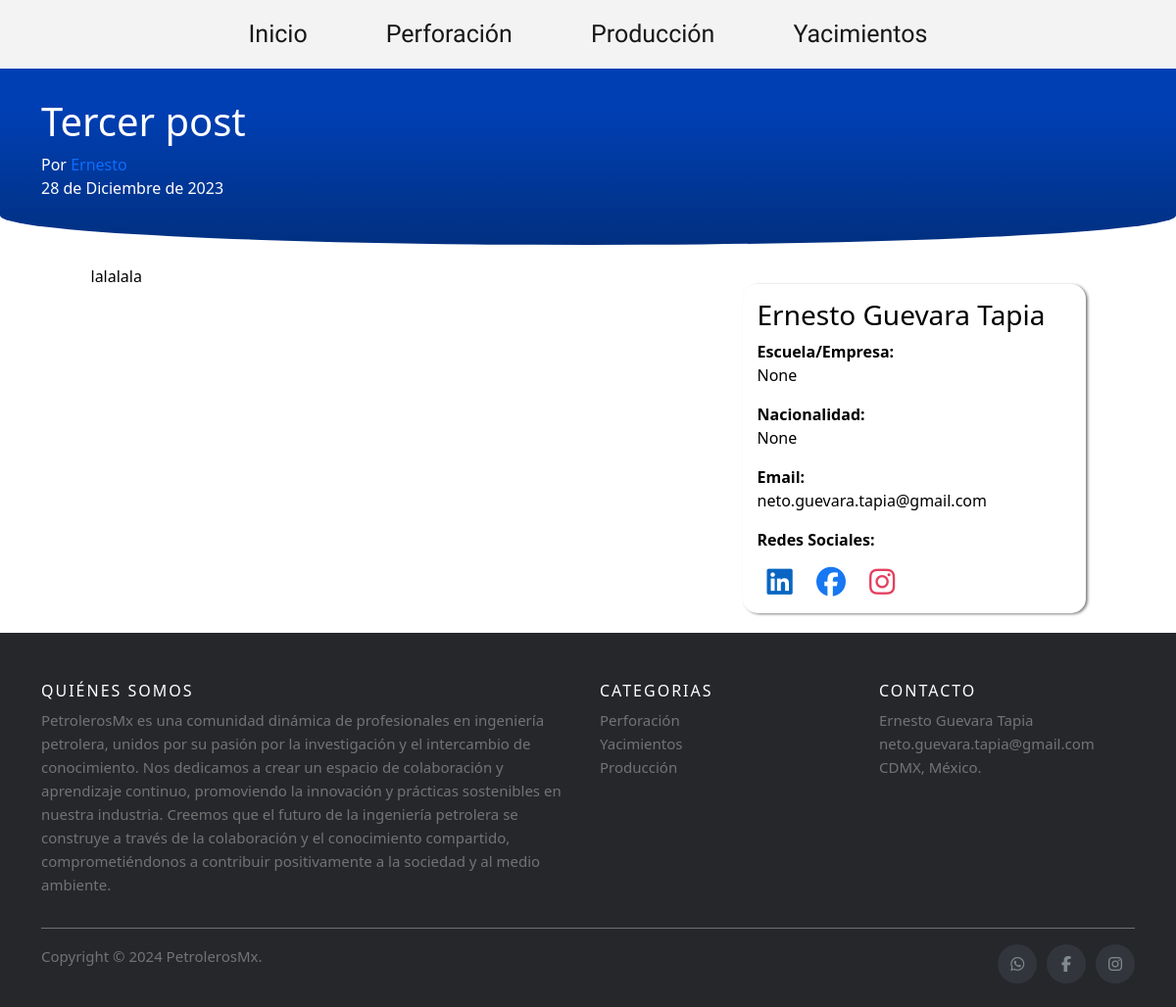
Before: /perforación/tercer-post/ with the older database file.
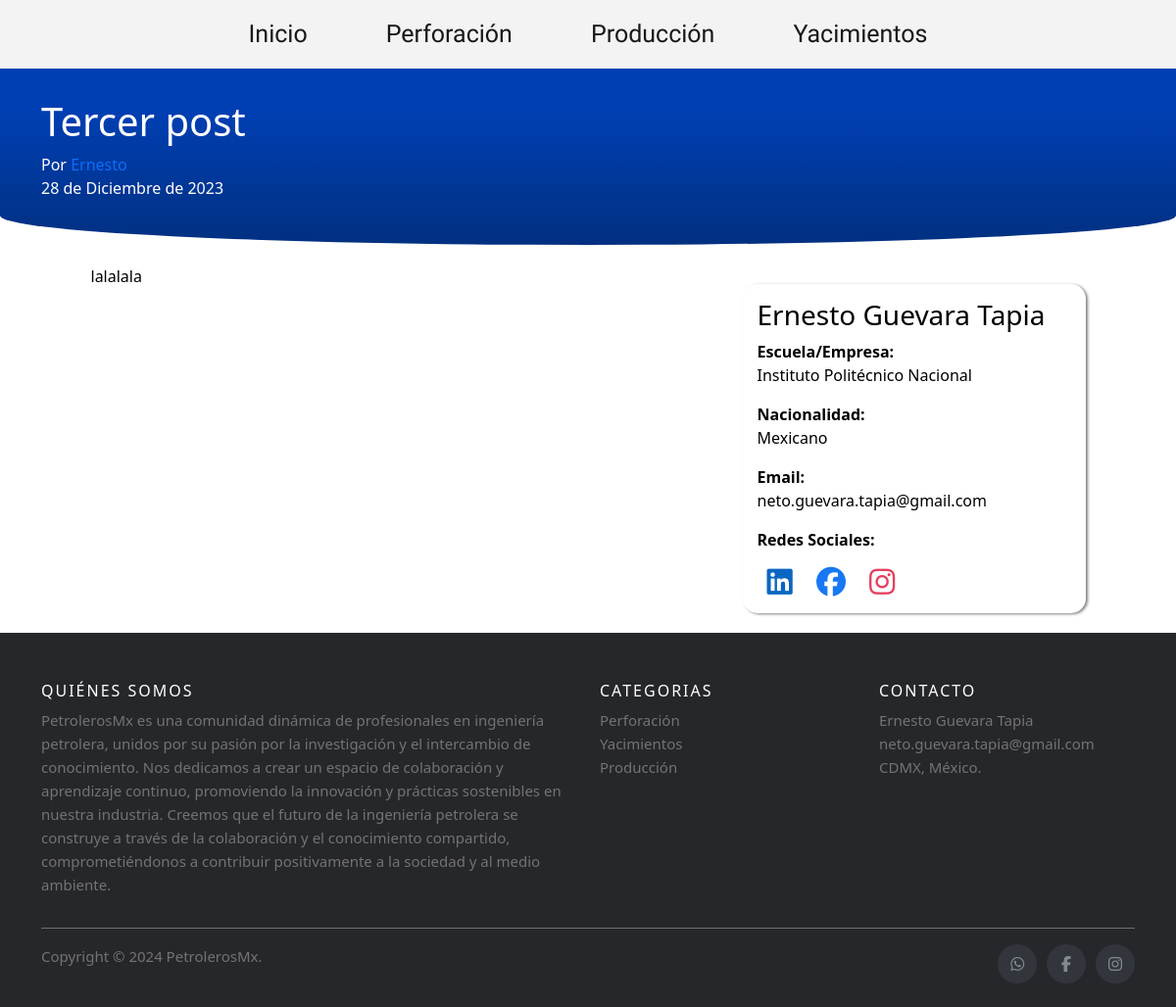
After: the same page with the newer database file.
### blog/models.py (models this page shows, shortened)
class Post(models.Model):
    titulo = models.CharField('Titulo', max_length = 90, null = False, blank = False)
    slug = models.SlugField('Slug', unique = True, null = True, blank = True)
    descripcion = models.CharField('Descripción', max_length = 110, null = False, blank = False)
    contenido = RichTextField('Contenido', null = False, blank = False)
    imagen = models.ImageField('Imagen', null = True, blank = True)
    autor = models.ForeignKey(Autor, on_delete = models.CASCADE)
    categoria = models.ForeignKey(Categoria, on_delete = models.CASCADE)
    estado = models.BooleanField('Publicado/No publicado', default = True)
    fecha_creacion = models.DateField('Fecha de creación', auto_now = False, auto_now_add = True)
    class Meta:
        verbose_name = 'Post'
        verbose_name_plural = 'Posts'
        ordering = ['-fecha_creacion']

### autores/models.py (models this page shows)
class Autor(models.Model):
    nombres = models.CharField('Nombres de autor', max_length = 250, null = False, blank = False)
    apellidos = models.CharField('Apellidos de autor', max_length = 250, null = False, blank = False)
    institucion = models.CharField('Escuela/Empresa', max_length= 100, null=True, blank=True)
    nacionalidad = models.CharField('Nacionalidad', max_length=100, null=True, blank=True)
    linkedin = models.URLField('LinkedIn', null = True, blank = True)
    facebook = models.URLField('Facebook', null = True, blank = True)
    instagram = models.URLField('Instagram', null = True, blank = True)
    twitter = models.URLField('x', null = True, blank = True)
    email = models.EmailField('Email', null = False, blank = False)
    estado = models.BooleanField('Activo/Desactivado', default = True)
    fecha_creacion = models.DateField('Fecha de creación', auto_now = False, auto_now_add = True)
    class Meta:
        verbose_name = 'Autor'
        verbose_name_plural = 'Autores'
    def __str__(self):
        return self.nombres

### blog/views.py (the view)
# urls.py: path('<str:categoria>/<str:slug>/', PostView.as_view(), name='post'),
class PostView(DetailView):
    model = Post
    template_name = 'post.html'

### blog/templates/post.html (shortened to what this page needs)
<!DOCTYPE html>
<html lang="es">
<head>
    <link href="https://cdn.jsdelivr.net/npm/bootstrap@5.2.3/dist/css/bootstrap.min.css" rel="stylesheet"
>
    <link rel="stylesheet" href="/static/css/post.css">
</head>
<body>
    <header class="fixed-nav">
        <nav class="navbar navbar-expand-lg">
            <div class="container-fluid">
                <div class="collapse navbar-collapse" id="navbarSupportedContent">
                    <ul class="navbar-nav mx-auto mb-2 mb-lg-0">
                        <li class="nav-item"><a class="nav-link active" aria-current="page"
                                href="{% url 'index'%}">Inicio</a></li>
                        <li class="nav-item"><a class="nav-link active" aria-current="page"
                                href="{% url 'perforacion' %}">Perforación</a></li>
                        <li class="nav-item"><a class="nav-link active" aria-current="page"
                                href="{% url 'produccion' %}">Producción</a></li>
                        <li class="nav-item"><a class="nav-link active" aria-current="page"
                                href="{% url 'yacimientos' %}">Yacimientos</a></li>
                    </ul>
                </div>
            </div>
        </nav>
    </header>
    <main class="main">
        <div class="container">
            <h1>
                {{ post.titulo}}
            </h1>
            <p>Por <a href="#">{{post.autor }}</a><br> {{ post.fecha_creacion}}</p>
        </div>
    </main>
    <section class="content">
        <article class="article">
            {{ post.contenido | safe}}
        </article>
        <aside class="sidebar">
            <h3>{{ post.autor.nombres }} {{ post.autor.apellidos}}</h3>
            <p><strong>Escuela/Empresa:</strong> <br> {{ post.autor.institucion }}</p>
            <p><strong>Nacionalidad:</strong> <br> {{ post.autor.nacionalidad }} </p>
            <p><strong>Email:</strong> <br> {{ post.autor.email }} </p>
            <p><strong>Redes Sociales:</strong></p>
            <div class="social" class="aside-box">
                <a href="{{ post.autor.linkedin }}" target="_blank"><i
                        class="fa-brands fa-linkedin linkedin-color"></i></a>
                <a href="{{ post.autor.facebook }}" target="_blank"><i
                        class="fa-brands fa-facebook facebook-color"></i></a>
                <a href="{{ post.autor.instagram }}" target="_blank"><i
                        class="fa-brands fa-instagram instagram-color"></i></a>
            </div>
        </aside>
    </section>
    <footer class="site-footer">
        <div class="container">
            <div class="row">
                <div class="col-sm-12 col-md-6">
                    <h6>Quiénes somos</h6>
                    <p class="text-justify">
                        PetrolerosMx es una comunidad dinámica de profesionales en ingeniería petrolera, unidos por su pasión por la investigación y el intercambio de conocimiento. Nos dedicamos a crear un espacio de colaboración y aprendizaje continuo, promoviendo la innovación y prácticas sostenibles en nuestra industria. Creemos que el futuro de la ingeniería petrolera se construye a través de la colaboración y el conocimiento compartido, comprometiéndonos a contribuir positivamente a la sociedad y al medio ambiente.
                    </p>
                </div>
                <div class="col-xs-6 col-md-3">
                    <h6>Categorias</h6>
                    <ul class="footer-links">
                        <li><a href="">Perforación</a></li>
                        <li><a href="">Yacimientos</a></li>
                        <li><a href="">Producción</a></li>
                    </ul>
                </div>
                <div class="col-xs-6 col-md-3">
                    <h6>Contacto</h6>
                    <ul class="footer-links">
                        <li><a href="http://scanfcode.com/about/">Ernesto Guevara Tapia</a></li>
                        <li><a href="http://scanfcode.com/contact/">neto.guevara.tapia@gmail.com</a></li>
                        <li><a href="http://scanfcode.com/contribute-at-scanfcode/">CDMX, México.</a></li>
                    </ul>
                </div>
            </div>
            <hr>
        </div>
        <div class="container">
            <div class="row">
                <div class="col-md-8 col-sm-6 col-xs-12">
                    <p class="copyright-text">Copyright &copy; 2024
                        <a href="#">PetrolerosMx</a>.
                    </p>
                </div>
                <div class="col-md-4 col-sm-6 col-xs-12">
                    <ul class="social-icons">
                        <li><a class="whatsApp" href="#"><i class="fa fa-whatsapp"></i></a></li>
                        <li><a class="facebook" href="#"><i class="fa fa-facebook"></i></a></li>
                        <li><a class="instagram" href="#"><i class="fa fa-instagram"></i></a></li>
                    </ul>
                </div>
            </div>
        </div>
    </footer>
</body>
</html>

### blog/static/css/post.css (style rules this page uses)
:root { --first_color: #001c4c; --second_color: #003fb3; --third_color: #004fff; --fourth_color: #6bd8ff; --contraste_color: #ff0000; --h1: 'Anton', sans-serif; --p: 'Quicksand', sans-serif; --ul: 'Oswald', sans-serif; }
* { padding: 0px; margin: 0px; }
body { font-size: 16px; display: flex; flex-direction: column; min-height: 100vh; }
a { text-decoration: none; }
.fixed-nav { width: 100%; height: 70px; }
.navbar { width: 100%; height: 70px; background-color: #F3F3F3; font-family: var(--ul); font-size: 25px; position: fixed; z-index: 1000; }
.nav-item { margin: 0 2rem; }
.main { background: rgb(1,48,129); background: linear-gradient(0deg, rgba(1,48,129,1) 1%, rgba(0,63,179,1) 76%); padding: 30px 10px; border-bottom-left-radius: 50% 30px; border-bottom-right-radius: 50% 30px; color: white; }
.container { margin: 0 auto; }
.content { display: flex; flex-wrap: wrap; width: 90%; margin: 20px auto; justify-content: space-around; color: black; }
.article { width: 100%; max-width: 600px; }
.sidebar { width: 100%; height: max-content; max-width: 350px; margin-top: 20px; padding: 15px; background-color: #fff;; box-shadow: gray 2px 1px 3px; border-radius: 15px; }
.fa-brands, .fa-solid { color: black; font-size: 30px; margin: 0 10px; }
.linkedin-color { color: #0A66C2; }
.facebook-color { color: #1877F2; }
.instagram-color { color: #E4405F; }
.site-footer { background-color:#26272b; padding:45px 0 20px; font-size:15px; line-height:24px; color:#737373; }
.site-footer hr { border-top-color:#bbb; opacity:0.5 }
.site-footer h6 { color:#fff; font-size:16px; text-transform:uppercase; margin-top:5px; letter-spacing:2px }
.site-footer a { color:#737373; }
.footer-links { padding-left:0; list-style:none }
.footer-links li { display:block }
.footer-links a { color:#737373 }
.site-footer .social-icons { text-align:right }
.site-footer .social-icons a { width:40px; height:40px; line-height:40px; margin-left:6px; margin-right:0; border-radius:100%; background-color:#33353d }
.copyright-text { margin:0 }
.social-icons { padding-left:0; margin-bottom:0; list-style:none }
.social-icons li { display:inline-block; margin-bottom:4px }
.social-icons a { background-color:#eceeef; color:#818a91; font-size:16px; display:inline-block; line-height:44px; width:44px; height:44px; text-align:center; margin-right:8px; border-radius:100%; -webkit-transition:all .2s linear; -o-transition:all .2s linear; transition:all .2s linear }

Changed rows visible on the page:
changed through a linked row, Post "Tercer post": autor.institucion "None" → "Instituto Politécnico Nacional"; autor.nacionalidad "None" → "Mexicano"
